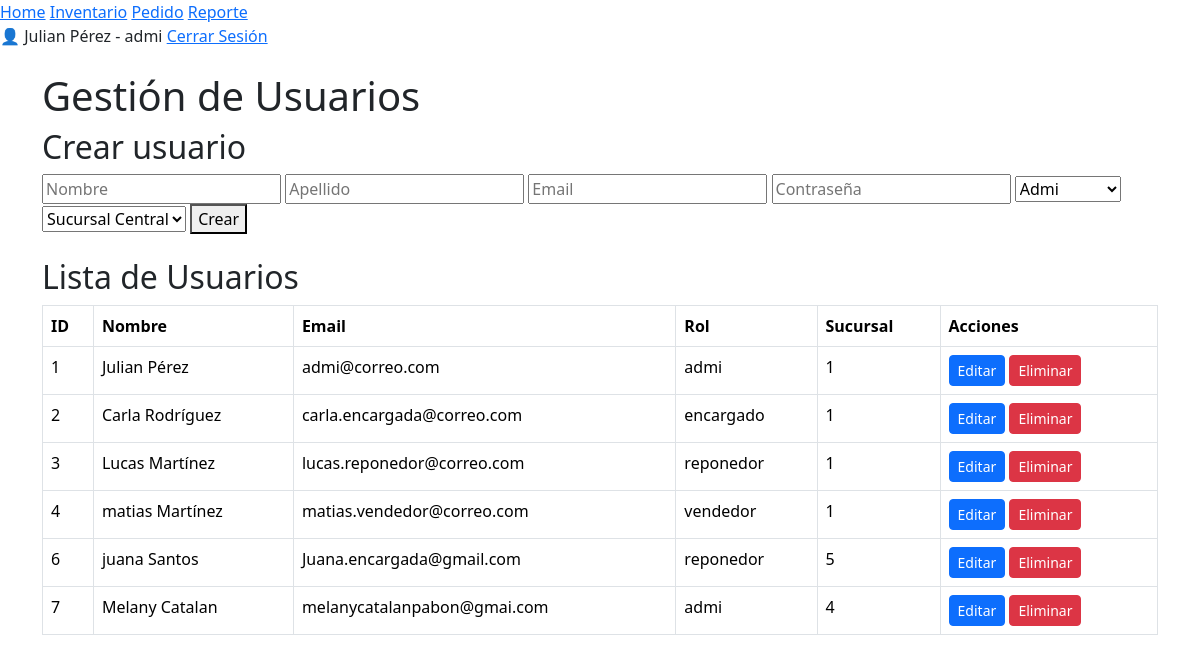
Screenshot of /gestion_usuarios (signed in) with the database file from the repository.
### tables this page shows
CREATE TABLE usuario(
                id INTEGER PRIMARY KEY AUTOINCREMENT,
                nombre VARCHAR(40),
                apellido VARCHAR(40),
                email VARCHAR(100),
                contrasena VARCHAR(50),
                rol VARCHAR(50),
                sucursal_id INTEGER,
                FOREIGN KEY (sucursal_id) REFERENCES sucursal(id) ON DELETE CASCADE
            );

### app.py (the view)
@app.route("/gestion_usuarios")
def gestion_usuario():
    if "rol" not in session:
        return redirect(url_for("login"))
    if session["rol"] != "admi":
        return "Acceso denegado.", 403
    db = Connexion("database.db")
    usuarios = db.mostrar_usuarios()
    sucursales = db.mostrar_sucursales()
    db.conexion.close()  # cerrar al final
    return render_template("usuarios.html",
                            usuarioNombre=session["nombre"],
                            usuarioApellido=session["apellido"],
                            usuarioRol=session["rol"],
                            usuarios=usuarios,
                            sucursales=sucursales)

### base_de_datos/mi_conexion.py (called while the page is built)
    def mostrar_sucursales(self):
        self.cursor.execute("SELECT * FROM sucursal")
        return self.cursor.fetchall()

    def mostrar_usuarios(self):
        self.cursor.execute("SELECT * FROM usuario")
        return self.cursor.fetchall()

### templates/usuarios.html (shortened to what this page needs)
<!DOCTYPE html>
<html lang="en">
<head>
    <link rel="stylesheet"
        href="https://cdn.jsdelivr.net/npm/bootstrap@5.3.2/dist/css/bootstrap.min.css">
</head>
<body>
<header>
    <nav>
        <a href="{{url_for('panel_principal')}}">Home</a>
        {% if usuarioRol!='vendedor' %}
        <a href="{{url_for('gestion_inventario')}}">Inventario</a>
        {% endif %}
        {% if usuarioRol!='vendedor' and usuarioRol!='reponedor' %}
        <a href="{{url_for('gestion_pedidos')}}">Pedido</a>
        {% endif %}
        {% if usuarioRol!='reponedor' and usuarioRol!='vendedor' %}
        <a href="{{url_for('reportes')}}">Reporte</a>
        {% endif %}
    </nav>
    <div id="user-section">
        <span>👤 {{ usuarioNombre }} {{usuarioApellido}} - {{usuarioRol}}</span>
        <a href="{{ url_for('logout') }}" class="boton">Cerrar Sesión</a>
    </div>
</header>
<main class="container mt-4">
    <h1>Gestión de Usuarios</h1>
    <h2>Crear usuario</h2>
    <form action="{{ url_for('crear_usuario') }}" method="POST" class="mb-4">
        <input type="text" name="nombre" placeholder="Nombre" required>
        <input type="text" name="apellido" placeholder="Apellido" required>
        <input type="email" name="email" placeholder="Email" required>
        <input type="password" name="contrasena" placeholder="Contraseña" required>
        <select name="rol" required>
            <option value="admi">Admi</option>
        </select>
        <select name="sucursal_id" required>
            {% for s in sucursales %}
            <option value="{{ s[0] }}">{{ s[1] }}</option>
            {% endfor %}
        </select>
        <button type="submit">Crear</button>
    </form>
    <h2>Lista de Usuarios</h2>
    <table class="table table-bordered">
        <tr>
            <th>ID</th>
            <th>Nombre</th>
            <th>Email</th>
            <th>Rol</th>
            <th>Sucursal</th>
            <th>Acciones</th>
        </tr>
        {% for u in usuarios %}
        <tr>
            <td>{{ u[0] }}</td>
            <td>{{ u[1] }} {{ u[2] }}</td>
            <td>{{ u[3] }}</td>
            <td>{{ u[5] }}</td>
            <td>{{ u[6] }}</td>
            <td>
                <button class="btn btn-primary btn-sm"
                        onclick="abrirModalUsuario({{ u[0] }}, '{{ u[1] }}', '{{ u[2] }}', '{{ u[3] }}', '{{ u[5] }}', {{ u[6] }})">
                    Editar
                </button>
                <a href="{{ url_for('eliminar_usuario', id=u[0]) }}"
                   onclick="return confirm('¿Eliminar usuario?')"
                   class="btn btn-danger btn-sm">
                   Eliminar
                </a>
            </td>
        </tr>
        {% endfor %}
    </table>
</main>

### rows the page displays
usuario: nombre "Julian", apellido "Pérez", id "1", email "admi@correo.com", rol "admi", sucursal "1"
usuario: id "2", nombre "Carla", apellido "Rodríguez", email "carla.encargada@correo.com", rol "encargado", sucursal "1"
usuario: id "3", nombre "Lucas", apellido "Martínez", email "lucas.reponedor@correo.com", rol "reponedor", sucursal "1"
usuario: id "4", nombre "matias", apellido "Martínez", email "matias.vendedor@correo.com", rol "vendedor", sucursal "1"
usuario: id "6", nombre "juana", apellido "Santos", email "Juana.encargada@gmail.com", rol "reponedor", sucursal "5"
usuario: id "7", nombre "Melany", apellido "Catalan", email "melanycatalanpabon@gmai.com", rol "admi", sucursal "4"

### other values shown
{{ usuarioRol }} "admi"
form field sucursal_id "Sucursal Central"
